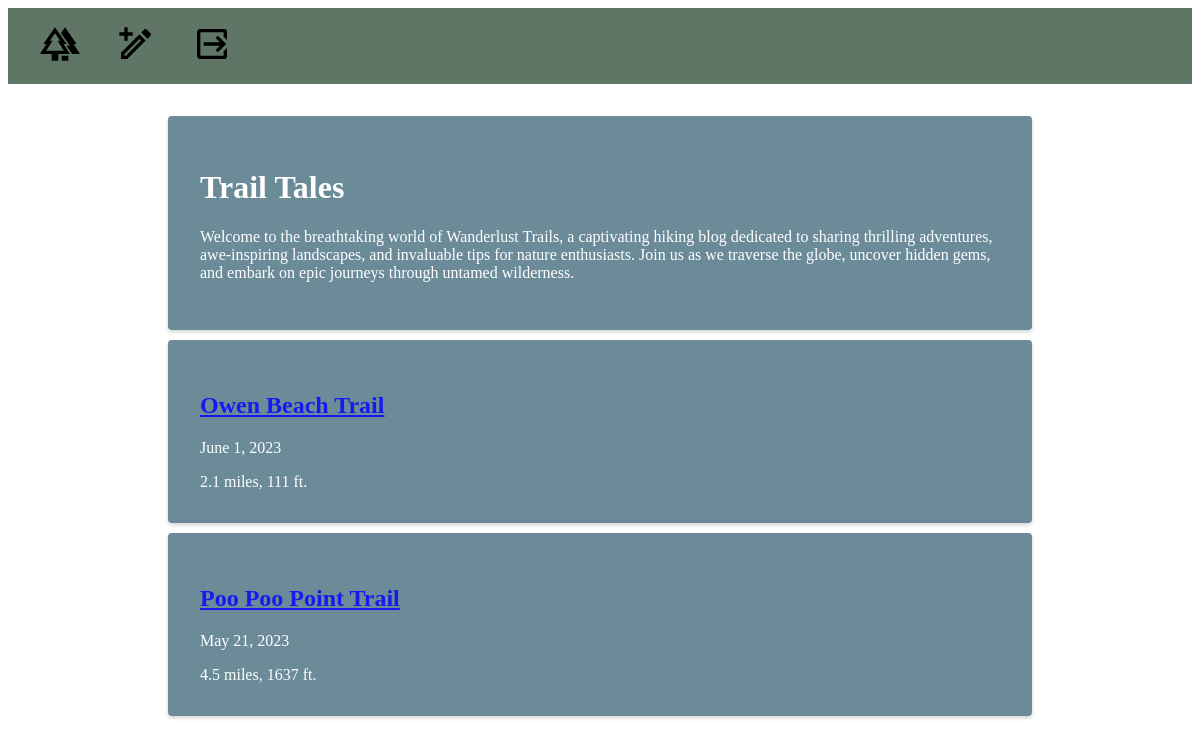
The page /posts/ (signed in) on the database its author committed.
### posts/models.py (models this page shows, shortened)
class Post(models.Model):
    name = models.CharField(max_length=100, unique=True)
    hike_length = models.DecimalField(max_digits=10, decimal_places=1)
    elevation = models.IntegerField()
    description = models.TextField(max_length=2000)
    date = models.DateField(null=True)
    author = models.ForeignKey(
        settings.AUTH_USER_MODEL,
        related_name="posts",
        on_delete=models.CASCADE,
    )
    class Meta:
        ordering = ['-date']

### posts/views.py (the view)
# urls.py: path("", posts_list, name="homepage"),
def posts_list(request):
    posts = Post.objects.all
    context = {
        "posts": posts,
    }
    return render(request, "posts/list.html", context)

### posts/templates/posts/list.html (shortened to what this page needs)
{% extends 'base.html'%}
{% block content %}
<main>
    <div class="intro">
    <h1>Trail Tales</h1>
    <p>Welcome to the breathtaking world of Wanderlust Trails, a captivating hiking blog dedicated to sharing thrilling adventures, awe-inspiring landscapes, and invaluable tips for nature enthusiasts. Join us as we traverse the globe, uncover hidden gems, and embark on epic journeys through untamed wilderness. </p>
    </div>
    <div class = "post-list">
        {% for post in posts %}
        <div class = 'post-body'>
            <h2><a href="{% url 'post_detail' post.id %}">{{post.name}}</a></h2>
            <p>{{post.date}}</p>
            <div>{{post.hike_length}} miles, {{post.elevation}} ft. </div>
        </div>
        {% endfor %}
    </div>
</main>
{% endblock content %}

### posts/static/css/style.css (style rules this page uses)
body { background-image: url('https://images.unsplash.com/photo-1565021303704-74803eb1fae6?ixlib=rb-4.0.3&ixid=M3wxMjA3fDB8MHxwaG90by1wYWdlfHx8fGVufDB8fHx8fA%3D%3D&auto=format&fit=crop&w=2970&q=80'); background-size:cover; -webkit-animation: slidein 150s; animation: slidein 150s; -webkit-animation-fill-mode: forwards; animation-fill-mode: forwards; -webkit-animation-iteration-count: infinite; animation-iteration-count: infinite; -webkit-animation-direction: alternate; animation-direction: alternate; }
.intro, .post-body, .post-detail { background-color: #5B7F8F; color: #fff; opacity: 0.9; border-radius: 4px; box-shadow: 0 2px 4px rgba(0, 0, 0, 0.2); margin: auto; margin-bottom: 10px; border: 10px; max-width: 800px; padding: 2em; }

### rows shown on the page
Post: name "Owen Beach Trail", date "June 1, 2023", hike_length "2.1", elevation "111"
Post: name "Poo Poo Point Trail", date "May 21, 2023", hike_length "4.5", elevation "1637"
